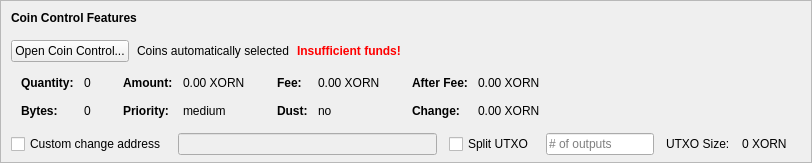
    <widget class="QFrame" name="frameCoinControl">
     <property name="sizePolicy">
      <sizepolicy hsizetype="Expanding" vsizetype="Expanding">
       <horstretch>0</horstretch>
       <verstretch>0</verstretch>
      </sizepolicy>
     </property>
     <property name="maximumSize">
      <size>
       <width>16777215</width>
       <height>16777215</height>
      </size>
     </property>
     <property name="frameShape">
      <enum>QFrame::StyledPanel</enum>
     </property>
     <property name="frameShadow">
      <enum>QFrame::Sunken</enum>
     </property>
     <layout class="QVBoxLayout" name="verticalLayoutCoinControl2">
      <property name="spacing">
       <number>0</number>
      </property>
      <property name="leftMargin">
       <number>0</number>
      </property>
      <property name="topMargin">
       <number>0</number>
      </property>
      <property name="rightMargin">
       <number>0</number>
      </property>
      <property name="bottomMargin">
       <number>6</number>
      </property>
      <item>
       <layout class="QVBoxLayout" name="verticalLayoutCoinControl" stretch="0,0,0,0,1">
        <property name="spacing">
         <number>0</number>
        </property>
        <property name="leftMargin">
         <number>10</number>
        </property>
        <property name="topMargin">
         <number>10</number>
        </property>
        <item>
         <layout class="QHBoxLayout" name="horizontalLayoutCoinControl1">
          <property name="bottomMargin">
           <number>15</number>
          </property>
          <item>
           <widget class="QLabel" name="labelCoinControlFeatures">
            <property name="sizePolicy">
             <sizepolicy hsizetype="Preferred" vsizetype="Maximum">
              <horstretch>0</horstretch>
              <verstretch>0</verstretch>
             </sizepolicy>
            </property>
            <property name="font">
             <font>
              <weight>75</weight>
              <bold>true</bold>
             </font>
            </property>
            <property name="styleSheet">
             <string notr="true">font-weight:bold;</string>
            </property>
            <property name="text">
             <string>Coin Control Features</string>
            </property>
           </widget>
          </item>
         </layout>
        </item>
        <item>
         <layout class="QHBoxLayout" name="horizontalLayoutCoinControl2" stretch="0,0,0,0">
          <property name="spacing">
           <number>8</number>
          </property>
          <property name="bottomMargin">
           <number>10</number>
          </property>
          <item>
           <widget class="QPushButton" name="pushButtonCoinControl">
            <property name="styleSheet">
             <string notr="true"/>
            </property>
            <property name="text">
             <string>Open Coin Control...</string>
            </property>
            <property name="autoDefault">
             <bool>false</bool>
            </property>
           </widget>
          </item>
          <item>
           <widget class="QLabel" name="labelCoinControlAutomaticallySelected">
            <property name="text">
             <string>Coins automatically selected</string>
            </property>
            <property name="margin">
             <number>5</number>
            </property>
           </widget>
          </item>
          <item>
           <widget class="QLabel" name="labelCoinControlInsuffFunds">
            <property name="font">
             <font>
              <weight>75</weight>
              <bold>true</bold>
             </font>
            </property>
            <property name="styleSheet">
             <string notr="true">color:red;font-weight:bold;</string>
            </property>
            <property name="text">
             <string>Insufficient funds!</string>
            </property>
            <property name="margin">
             <number>5</number>
            </property>
           </widget>
          </item>
          <item>
           <spacer name="horizontalSpacerCoinControl">
            <property name="orientation">
             <enum>Qt::Horizontal</enum>
            </property>
            <property name="sizeHint" stdset="0">
             <size>
              <width>40</width>
              <height>1</height>
             </size>
            </property>
           </spacer>
          </item>
         </layout>
        </item>
        <item>
         <widget class="QWidget" name="widgetCoinControl" native="true">
          <property name="sizePolicy">
           <sizepolicy hsizetype="Preferred" vsizetype="Preferred">
            <horstretch>0</horstretch>
            <verstretch>0</verstretch>
           </sizepolicy>
          </property>
          <property name="minimumSize">
           <size>
            <width>0</width>
            <height>0</height>
           </size>
          </property>
          <property name="styleSheet">
           <string notr="true"/>
          </property>
          <layout class="QHBoxLayout" name="horizontalLayoutCoinControl5">
           <property name="leftMargin">
            <number>0</number>
           </property>
           <property name="topMargin">
            <number>0</number>
           </property>
           <property name="rightMargin">
            <number>0</number>
           </property>
           <property name="bottomMargin">
            <number>0</number>
           </property>
           <item>
            <layout class="QHBoxLayout" name="horizontalLayoutCoinControl3" stretch="0,0,0,1">
             <property name="spacing">
              <number>20</number>
             </property>
             <property name="topMargin">
              <number>0</number>
             </property>
             <property name="bottomMargin">
              <number>10</number>
             </property>
             <item>
              <layout class="QFormLayout" name="formLayoutCoinControl1">
               <property name="horizontalSpacing">
                <number>10</number>
               </property>
               <property name="verticalSpacing">
                <number>14</number>
               </property>
               <property name="leftMargin">
                <number>10</number>
               </property>
               <property name="topMargin">
                <number>4</number>
               </property>
               <property name="rightMargin">
                <number>6</number>
               </property>
               <item row="0" column="0">
                <widget class="QLabel" name="labelCoinControlQuantityText">
                 <property name="font">
                  <font>
                   <weight>75</weight>
                   <bold>true</bold>
                  </font>
                 </property>
                 <property name="text">
                  <string>Quantity:</string>
                 </property>
                 <property name="margin">
                  <number>0</number>
                 </property>
                </widget>
               </item>
               <item row="0" column="1">
                <widget class="QLabel" name="labelCoinControlQuantity">
                 <property name="cursor">
                  <cursorShape>IBeamCursor</cursorShape>
                 </property>
                 <property name="contextMenuPolicy">
                  <enum>Qt::ActionsContextMenu</enum>
                 </property>
                 <property name="text">
                  <string notr="true">0</string>
                 </property>
                 <property name="margin">
                  <number>0</number>
                 </property>
                 <property name="textInteractionFlags">
                  <set>Qt::LinksAccessibleByMouse|Qt::TextSelectableByKeyboard|Qt::TextSelectableByMouse</set>
                 </property>
                </widget>
               </item>
               <item row="1" column="0">
                <widget class="QLabel" name="labelCoinControlBytesText">
                 <property name="font">
                  <font>
                   <weight>75</weight>
                   <bold>true</bold>
                  </font>
                 </property>
                 <property name="text">
                  <string>Bytes:</string>
                 </property>
                </widget>
               </item>
               <item row="1" column="1">
                <widget class="QLabel" name="labelCoinControlBytes">
                 <property name="cursor">
                  <cursorShape>IBeamCursor</cursorShape>
                 </property>
                 <property name="contextMenuPolicy">
                  <enum>Qt::ActionsContextMenu</enum>
                 </property>
                 <property name="text">
                  <string notr="true">0</string>
                 </property>
                 <property name="textInteractionFlags">
                  <set>Qt::LinksAccessibleByMouse|Qt::TextSelectableByKeyboard|Qt::TextSelectableByMouse</set>
                 </property>
                </widget>
               </item>
              </layout>
             </item>
             <item>
              <layout class="QFormLayout" name="formLayoutCoinControl2">
               <property name="horizontalSpacing">
                <number>10</number>
               </property>
               <property name="verticalSpacing">
                <number>14</number>
               </property>
               <property name="leftMargin">
                <number>6</number>
               </property>
               <property name="topMargin">
                <number>4</number>
               </property>
               <property name="rightMargin">
                <number>6</number>
               </property>
               <item row="0" column="0">
                <widget class="QLabel" name="labelCoinControlAmountText">
                 <property name="font">
                  <font>
                   <weight>75</weight>
                   <bold>true</bold>
                  </font>
                 </property>
                 <property name="text">
                  <string>Amount:</string>
                 </property>
                 <property name="margin">
                  <number>0</number>
                 </property>
                </widget>
               </item>
               <item row="0" column="1">
                <widget class="QLabel" name="labelCoinControlAmount">
                 <property name="cursor">
                  <cursorShape>IBeamCursor</cursorShape>
                 </property>
                 <property name="contextMenuPolicy">
                  <enum>Qt::ActionsContextMenu</enum>
                 </property>
                 <property name="text">
                  <string notr="true">0.00 XORN</string>
                 </property>
                 <property name="textInteractionFlags">
                  <set>Qt::LinksAccessibleByMouse|Qt::TextSelectableByKeyboard|Qt::TextSelectableByMouse</set>
                 </property>
                </widget>
               </item>
               <item row="1" column="0">
                <widget class="QLabel" name="labelCoinControlPriorityText">
                 <property name="font">
                  <font>
                   <weight>75</weight>
                   <bold>true</bold>
                  </font>
                 </property>
                 <property name="text">
                  <string>Priority:</string>
                 </property>
                </widget>
               </item>
               <item row="1" column="1">
                <widget class="QLabel" name="labelCoinControlPriority">
                 <property name="cursor">
                  <cursorShape>IBeamCursor</cursorShape>
                 </property>
                 <property name="contextMenuPolicy">
                  <enum>Qt::ActionsContextMenu</enum>
                 </property>
                 <property name="text">
                  <string>medium</string>
                 </property>
                 <property name="textInteractionFlags">
                  <set>Qt::LinksAccessibleByMouse|Qt::TextSelectableByKeyboard|Qt::TextSelectableByMouse</set>
                 </property>
                </widget>
               </item>
              </layout>
             </item>
             <item>
              <layout class="QFormLayout" name="formLayoutCoinControl3">
               <property name="horizontalSpacing">
                <number>10</number>
               </property>
               <property name="verticalSpacing">
                <number>14</number>
               </property>
               <property name="leftMargin">
                <number>6</number>
               </property>
               <property name="topMargin">
                <number>4</number>
               </property>
               <property name="rightMargin">
                <number>6</number>
               </property>
               <item row="0" column="0">
                <widget class="QLabel" name="labelCoinControlFeeText">
                 <property name="font">
                  <font>
                   <weight>75</weight>
                   <bold>true</bold>
                  </font>
                 </property>
                 <property name="text">
                  <string>Fee:</string>
                 </property>
                 <property name="margin">
                  <number>0</number>
                 </property>
                </widget>
               </item>
               <item row="0" column="1">
                <widget class="QLabel" name="labelCoinControlFee">
                 <property name="cursor">
                  <cursorShape>IBeamCursor</cursorShape>
                 </property>
                 <property name="contextMenuPolicy">
                  <enum>Qt::ActionsContextMenu</enum>
                 </property>
                 <property name="text">
                  <string notr="true">0.00 XORN</string>
                 </property>
                 <property name="textInteractionFlags">
                  <set>Qt::LinksAccessibleByMouse|Qt::TextSelectableByKeyboard|Qt::TextSelectableByMouse</set>
                 </property>
                </widget>
               </item>
               <item row="1" column="0">
                <widget class="QLabel" name="labelCoinControlLowOutputText">
                 <property name="font">
                  <font>
                   <weight>75</weight>
                   <bold>true</bold>
                  </font>
                 </property>
                 <property name="text">
                  <string>Dust:</string>
                 </property>
                </widget>
               </item>
               <item row="1" column="1">
                <widget class="QLabel" name="labelCoinControlLowOutput">
                 <property name="cursor">
                  <cursorShape>IBeamCursor</cursorShape>
                 </property>
                 <property name="contextMenuPolicy">
                  <enum>Qt::ActionsContextMenu</enum>
                 </property>
                 <property name="text">
                  <string>no</string>
                 </property>
                 <property name="textInteractionFlags">
                  <set>Qt::LinksAccessibleByMouse|Qt::TextSelectableByKeyboard|Qt::TextSelectableByMouse</set>
                 </property>
                </widget>
               </item>
              </layout>
             </item>
             <item>
              <layout class="QFormLayout" name="formLayoutCoinControl4">
               <property name="horizontalSpacing">
                <number>10</number>
               </property>
               <property name="verticalSpacing">
                <number>14</number>
               </property>
               <property name="leftMargin">
                <number>6</number>
               </property>
               <property name="topMargin">
                <number>4</number>
               </property>
               <property name="rightMargin">
                <number>6</number>
               </property>
               <item row="0" column="0">
                <widget class="QLabel" name="labelCoinControlAfterFeeText">
                 <property name="font">
                  <font>
                   <weight>75</weight>
                   <bold>true</bold>
                  </font>
                 </property>
                 <property name="text">
                  <string>After Fee:</string>
                 </property>
                 <property name="margin">
                  <number>0</number>
                 </property>
                </widget>
               </item>
               <item row="0" column="1">
                <widget class="QLabel" name="labelCoinControlAfterFee">
                 <property name="cursor">
                  <cursorShape>IBeamCursor</cursorShape>
                 </property>
                 <property name="contextMenuPolicy">
                  <enum>Qt::ActionsContextMenu</enum>
                 </property>
                 <property name="text">
                  <string notr="true">0.00 XORN</string>
                 </property>
                 <property name="textInteractionFlags">
                  <set>Qt::LinksAccessibleByMouse|Qt::TextSelectableByKeyboard|Qt::TextSelectableByMouse</set>
                 </property>
                </widget>
               </item>
               <item row="1" column="0">
                <widget class="QLabel" name="labelCoinControlChangeText">
                 <property name="font">
                  <font>
                   <weight>75</weight>
                   <bold>true</bold>
                  </font>
                 </property>
                 <property name="text">
                  <string>Change:</string>
                 </property>
                </widget>
               </item>
               <item row="1" column="1">
                <widget class="QLabel" name="labelCoinControlChange">
                 <property name="cursor">
                  <cursorShape>IBeamCursor</cursorShape>
                 </property>
                 <property name="contextMenuPolicy">
                  <enum>Qt::ActionsContextMenu</enum>
                 </property>
                 <property name="text">
                  <string notr="true">0.00 XORN</string>
                 </property>
                 <property name="textInteractionFlags">
                  <set>Qt::LinksAccessibleByMouse|Qt::TextSelectableByKeyboard|Qt::TextSelectableByMouse</set>
                 </property>
                </widget>
               </item>
              </layout>
             </item>
            </layout>
           </item>
          </layout>
         </widget>
        </item>
        <item>
         <layout class="QHBoxLayout" name="horizontalLayoutCoinControl4" stretch="0,0,0,0,0,0,0">
          <property name="spacing">
           <number>12</number>
          </property>
          <property name="sizeConstraint">
           <enum>QLayout::SetDefaultConstraint</enum>
          </property>
          <property name="topMargin">
           <number>5</number>
          </property>
          <property name="rightMargin">
           <number>5</number>
          </property>
          <item>
           <widget class="QCheckBox" name="checkBoxCoinControlChange">
            <property name="toolTip">
             <string>If this is activated, but the change address is empty or invalid, change will be sent to a newly generated address.</string>
            </property>
            <property name="text">
             <string>Custom change address</string>
            </property>
           </widget>
          </item>
          <item>
           <widget class="QValidatedLineEdit" name="lineEditCoinControlChange">
            <property name="enabled">
             <bool>false</bool>
            </property>
            <property name="sizePolicy">
             <sizepolicy hsizetype="Expanding" vsizetype="Fixed">
              <horstretch>0</horstretch>
              <verstretch>0</verstretch>
             </sizepolicy>
            </property>
           </widget>
          </item>
          <item>
           <widget class="QCheckBox" name="splitBlockCheckBox">
            <property name="text">
             <string>Split UTXO</string>
            </property>
           </widget>
          </item>
          <item>
           <widget class="QLineEdit" name="splitBlockLineEdit">
            <property name="sizePolicy">
             <sizepolicy hsizetype="Fixed" vsizetype="Fixed">
              <horstretch>50</horstretch>
              <verstretch>0</verstretch>
             </sizepolicy>
            </property>
            <property name="placeholderText">
             <string># of outputs</string>
            </property>
           </widget>
          </item>
          <item>
           <widget class="QLabel" name="labelBlockSizeText">
            <property name="text">
             <string>UTXO Size:</string>
            </property>
           </widget>
          </item>
          <item>
           <widget class="QLabel" name="labelBlockSize">
            <property name="text">
             <string>0 XORN</string>
            </property>
           </widget>
          </item>
          <item>
           <widget class="QLabel" name="labelCoinControlChangeLabel">
            <property name="sizePolicy">
             <sizepolicy hsizetype="Preferred" vsizetype="Expanding">
              <horstretch>0</horstretch>
              <verstretch>0</verstretch>
             </sizepolicy>
            </property>
            <property name="minimumSize">
             <size>
              <width>0</width>
              <height>0</height>
             </size>
            </property>
            <property name="text">
             <string/>
            </property>
            <property name="margin">
             <number>3</number>
            </property>
           </widget>
          </item>
         </layout>
        </item>
        <item>
         <spacer name="verticalSpacerCoinControl">
          <property name="orientation">
           <enum>Qt::Vertical</enum>
          </property>
          <property name="sizeHint" stdset="0">
           <size>
            <width>800</width>
            <height>1</height>
           </size>
          </property>
         </spacer>
        </item>
       </layout>
      </item>
     </layout>
    </widget>
